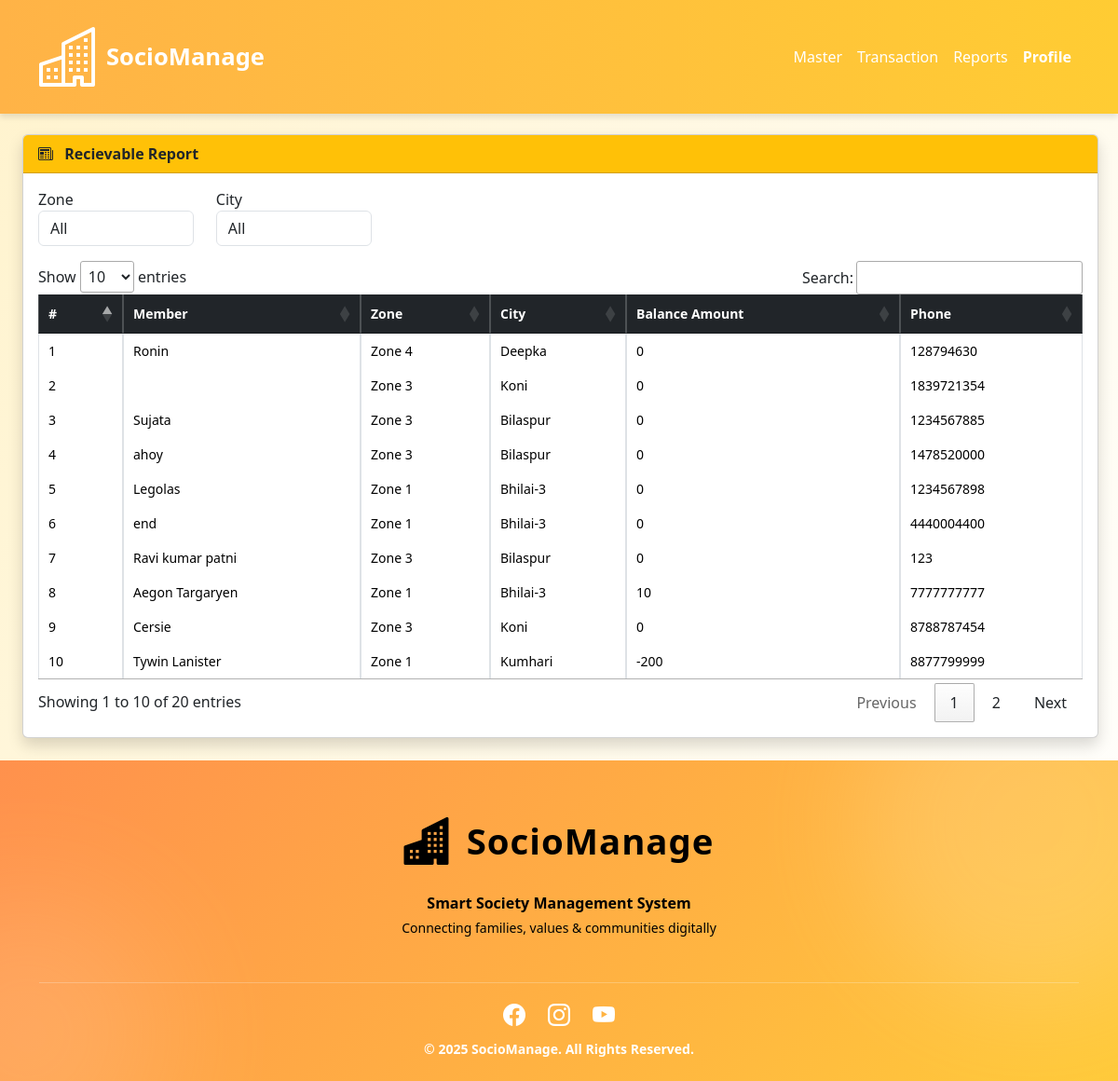
Page /reportReceive.php (signed in) on the committed database.
### tables this page shows
CREATE TABLE IF NOT EXISTS `sens_requests` (
  `request_id` int NOT NULL AUTO_INCREMENT,
  `member_id` int NOT NULL,
  `status` enum('pending','approved','rejected') DEFAULT 'pending',
  `request_date` datetime DEFAULT CURRENT_TIMESTAMP,
  `approved_date` datetime DEFAULT NULL,
  `created_by` varchar(100) DEFAULT NULL,
  PRIMARY KEY (`request_id`)
);

CREATE TABLE IF NOT EXISTS `sens_members` (
  `member_id` int NOT NULL AUTO_INCREMENT,
  `user_id` int NOT NULL,
  `zone_id` int NOT NULL,
  `city_id` int NOT NULL,
  `plan_id` int NOT NULL,
  `gender` varchar(20) NOT NULL,
  `dob` date NOT NULL,
  `membership_start` date DEFAULT NULL,
  `membership_end` date DEFAULT NULL,
  `phone` text NOT NULL,
  `address` text,
  `photo` varchar(255) DEFAULT 'default.png',
  `created_at` timestamp NULL DEFAULT CURRENT_TIMESTAMP,
  `fullname` text NOT NULL,
  `balance_amount` float NOT NULL,
  `created_by` varchar(100) DEFAULT NULL,
  `business` text NOT NULL,
  `education` text NOT NULL,
  `mstatus` int NOT NULL DEFAULT '1',
  PRIMARY KEY (`member_id`),
  KEY `user_id` (`user_id`),
  KEY `zone_id` (`zone_id`),
  KEY `city_id` (`city_id`),
  KEY `plan_id` (`plan_id`)
);

CREATE TABLE IF NOT EXISTS `sens_zones` (
  `zone_id` int NOT NULL AUTO_INCREMENT,
  `zone_name` varchar(100) NOT NULL,
  `zstatus` int NOT NULL DEFAULT '1',
  `created_by` varchar(100) DEFAULT NULL,
  PRIMARY KEY (`zone_id`),
  UNIQUE KEY `name` (`zone_name`)
);

CREATE TABLE IF NOT EXISTS `sens_cities` (
  `city_id` int NOT NULL AUTO_INCREMENT,
  `zone_id` int NOT NULL,
  `city_name` varchar(100) NOT NULL,
  `cstatus` int NOT NULL DEFAULT '1',
  `created_by` varchar(20) NOT NULL,
  PRIMARY KEY (`city_id`),
  KEY `zone_id` (`zone_id`)
);

### reportReceive.php (the view, shortened to what this page needs)
<?php
if(isset($_SESSION["uname"]) && $_SESSION["utype"]=='admin')
{
include("header.php");
include("connectdb.php");
?>
<link rel="stylesheet" href="https://cdn.datatables.net/1.13.6/css/jquery.dataTables.min.css">
<main>
<div class="d-flex flex-column flex-lg-row">
    <div class="flex-grow-1 p-4">
        <div class="card shadow">
            <div class="card-header bg-warning fw-bold text-dark d-flex justify-content-between align-items-center">
                <span><i class="bi bi-newspaper me-2"></i> Recievable Report</span>
            </div>
<div class="card-body">
    <div class="table-responsive mobile-table">
<div class="row mb-3">
<!--
<div class="col-md-2">
    <label>Request From</label>
    <input type="date" id="reqs" class="form-control">
</div>
<div class="col-md-2">
    <label>Request To</label>
    <input type="date" id="reqt" class="form-control">
</div> -->
<div class="col-md-2">
    <label>Zone</label>
    <select id="zoer" class="form-control">
        <option value="">All</option>
    </select>
</div>
<div class="col-md-2">
    <label>City</label>
    <select id="cityr" class="form-control">
        <option value="">All</option>
    </select>
</div>
</div>
              <table id="myReqTable" class="table table-bordered table-hover align-middle">
<thead class="table-dark">
<tr>
    <th>#</th>
     <th>Member</th>
    <th>Zone</th>
    <th>City</th>
    <th>Balance Amount</th>
    <th>Phone</th>
</tr>
</thead>
<tbody>
<?php
$i=1;
$q = mysqli_query($con,"
SELECT
r.*,
m.fullname,
m.balance_amount,
m.phone,
z.zone_name,
c.city_name,
p.name
FROM sens_requests r
JOIN sens_members m ON r.member_id = m.member_id
LEFT JOIN sens_zones z ON m.zone_id = z.zone_id
LEFT JOIN sens_cities c ON m.city_id = c.city_id
LEFT JOIN sens_plans p ON m.plan_id = p.plan_id
ORDER BY r.request_id DESC
");
while($row=mysqli_fetch_assoc($q)){
?>
<tr>
    <td><?= $i++ ?></td>
    <td><?= htmlspecialchars($row['fullname']) ?></td>
    <td><?= $row['zone_name'] ?></td>
    <td><?= $row['city_name'] ?></td>
    <td><?= $row['balance_amount'] ?></td>
    <td><?= $row['phone'] ?></td>
</tr>
<?php } ?>
</tbody>
</table>
            </div>
        </div>
      </div>
    </div>
</div>
</main>
<?php
include("footer.php");
}else{
    include("index.php");
}
?>

### style.css (style rules this page uses)
main { min-height: 500px; margin-top: 120px; }
body { background-color: #fff9e6; }
:root { --orange:#ff9800; --yellow:#ffc107; --cream:#fff3cd; --red:#dc3545; --green:#198754; }
body { background: linear-gradient(120deg, var(--cream), #fff); }
.mobile-table { overflow-x: auto; -webkit-overflow-scrolling: touch; width: 100%; }
table { min-width: 500px; }
td, th { white-space: normal !important; word-wrap: break-word; font-size: 14px; }

### header.php (style rules this page uses)
html, body { max-width: 100%; overflow-x: hidden !important; }

### rows in the picture
sens_requests: member.fullname "Ronin", sens_zones.zone_name "Zone 4", sens_cities.city_name "Deepka", member.balance_amount "0", member.phone "128794630"
sens_requests: sens_zones.zone_name "Zone 3", sens_cities.city_name "Koni", member.balance_amount "0", member.phone "1839721354"
sens_requests: member.fullname "Sujata", sens_zones.zone_name "Zone 3", sens_cities.city_name "Bilaspur", member.balance_amount "0", member.phone "1234567885"
sens_requests: member.fullname "ahoy", sens_zones.zone_name "Zone 3", sens_cities.city_name "Bilaspur", member.balance_amount "0", member.phone "1478520000"
sens_requests: member.fullname "Legolas", sens_zones.zone_name "Zone 1", sens_cities.city_name "Bhilai-3", member.balance_amount "0", member.phone "1234567898"
sens_requests: member.fullname "end", sens_zones.zone_name "Zone 1", sens_cities.city_name "Bhilai-3", member.balance_amount "0", member.phone "4440004400"
sens_requests: member.fullname "Ravi kumar patni", sens_zones.zone_name "Zone 3", sens_cities.city_name "Bilaspur", member.balance_amount "0", member.phone "123"
sens_requests: member.fullname "Aegon Targaryen", sens_zones.zone_name "Zone 1", sens_cities.city_name "Bhilai-3", member.balance_amount "10", member.phone "7777777777"
sens_requests: member.fullname "Cersie", sens_zones.zone_name "Zone 3", sens_cities.city_name "Koni", member.balance_amount "0", member.phone "8788787454"
sens_requests: member.fullname "Tywin Lanister", sens_zones.zone_name "Zone 1", sens_cities.city_name "Kumhari", member.balance_amount "-200", member.phone "8877799999"
